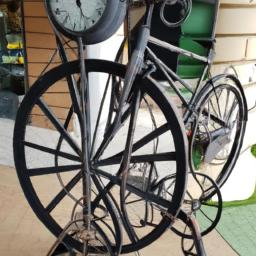
#> input picture test_data/ai_platform_testset/ai_generated/dalle2_007.jpg, 256 x 256 px
$ python -i npr_detector.py   (imports and definitions only)
#> lines starting #> are read from the running program, lines starting #| are printed output that depends on the picture
"""
NPR (Noise Pattern Recognition) — AI生成图像零模型检测器

原理：
  AI 生成图像（GAN/Diffusion）的上采样/解码过程会在噪声残差
  的频谱上留下周期性网格状峰值；真实照片的噪声分布随机均匀，
  频谱平坦。通过 FFT 频域分析即可区分，无需任何 ML 模型。

依赖：numpy + opencv-python（项目已有）
"""

import cv2
import numpy as np


def npr_analyze(image_path: str) -> dict:
    """
    对单张图片执行 NPR 噪声模式分析，返回综合评分和特征明细。

    Args:
        image_path: 本地图片路径

    Returns:
        {
            "score": float,        # 0~1，越高越可能是 AI 生成
            "verdict": str,        # "ai_likely" | "real_likely" | "uncertain"
            "features": dict       # 各子特征得分明细
        }
    """
    # 使用 np.fromfile + imdecode 绕过 Windows 中文路径编码问题
    img_data = np.fromfile(image_path, dtype=np.uint8)
    img = cv2.imdecode(img_data, cv2.IMREAD_COLOR)
#> img is the input picture: shape (256, 256, 3); mean B, G, R 111.1, 119.7, 123.3
    if img is None:
        return {"score": 0.0, "verdict": "error", "features": {}}

    gray = cv2.cvtColor(img, cv2.COLOR_BGR2GRAY).astype(np.float32)
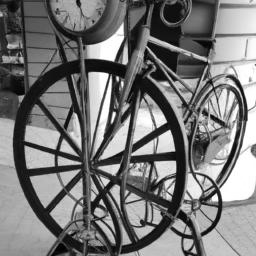
#> gray: shape (256, 256) float32; min 0, max 255, mean 119.8
    h, w = gray.shape
#> h = 256; w = 256

    # ── 1. 高通滤波提取噪声残差 ──
    #    高斯模糊 = 低通 → 原图 - 低通 = 高频噪声
    kernel_size = max(3, min(h, w) // 60 | 1)  # 自适应核，确保奇数
#> kernel_size = 5
    blurred = cv2.GaussianBlur(gray, (kernel_size, kernel_size), 0)
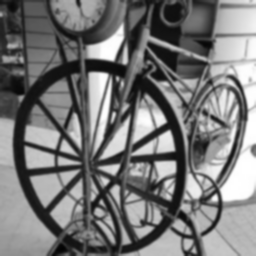
#> blurred: shape (256, 256) float32; min 2.99, max 255, mean 119.8
    noise_residual = gray - blurred
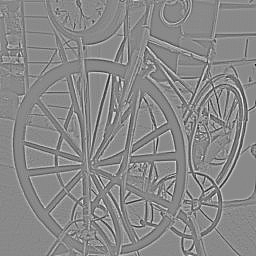
#> noise_residual: shape (256, 256) float32; min -103.6, max 88.67, mean 0; drawn with min black and max white

    # ── 2. FFT 频域变换 ──
    fft = np.fft.fft2(noise_residual)
    fft_shifted = np.fft.fftshift(fft)
    magnitude = np.abs(fft_shifted)
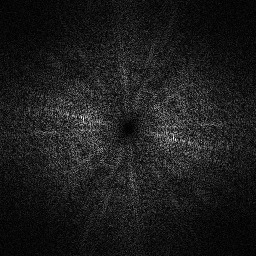
#> magnitude: shape (256, 256) float64; min 12.26, max 29447.8, mean 3293.6; drawn with min black and max white

    # ── 3. 特征提取 ──
    features = _extract_features(magnitude, h, w)
    score = _compute_score(features)

    # ── 4. 判定 ──
    if score >= 0.60:
        verdict = "ai_likely"
    else:
        verdict = "real_likely"

    return {
        "score": round(float(score), 4),
        "verdict": verdict,
        "features": {k: round(float(v), 6) for k, v in features.items()},
    }


# ─────────────────── 特征工程 ───────────────────

def _extract_features(magnitude: np.ndarray, h: int, w: int) -> dict:
    """
    从频域幅值谱提取 4 个鉴别特征：
      peak_ratio       — 异常峰值密度  (AI ↑)
      spectral_flatness— 频谱平坦度    (AI ↓)
      high_freq_ratio  — 高频能量占比  (AI ↑)
      radial_variance  — 径向能量方差  (AI ↑)
    """
#> called with h = 256, w = 256
    total = h * w
#> total = 65536
    center_y, center_x = h // 2, w // 2
#> center_y = 128; center_x = 128

    # --- 3a. 峰值密度 ---
    #    真是随机噪声 → 幅值没有极端离群点
    #    AI生成 → 上采样引入周期性峰值
    nonzero = magnitude[magnitude > 0]
    median_mag = float(np.median(nonzero)) if len(nonzero) > 0 else 1.0
#> median_mag = 2475.1
    peak_threshold = median_mag * 8.0
#> peak_threshold = 19800.5
    peak_ratio = float(np.sum(magnitude > peak_threshold)) / total
#> peak_ratio = 0.000488

    # --- 3b. 频谱平坦度 ---
    #    值域 [0, 1]，越接近 1 越平坦（真图）
    if len(nonzero) > 0:
        geo_mean = np.exp(np.mean(np.log(nonzero + 1e-10)))
#> geo_mean = 2331.8
        arith_mean = float(np.mean(magnitude))
#> arith_mean = 3293.6
        flatness = geo_mean / arith_mean if arith_mean > 1e-10 else 0.0
#> flatness = 0.708
    else:
        flatness = 0.0

    # --- 3c. 高频能量占比 ---
    y, x = np.ogrid[:h, :w]
#> y = 256 values from 0 to 255
    dist = np.sqrt((y - center_y) ** 2 + (x - center_x) ** 2)
    radius_high = min(h, w) // 4
#> radius_high = 64
    high_mask = dist > radius_high
    total_energy = float(np.sum(magnitude)) + 1e-10
#> total_energy = 215851266.5
    high_freq_ratio = float(np.sum(magnitude[high_mask])) / total_energy
#> high_freq_ratio = 0.655

    # --- 3d. 径向能量方差 ---
    #     真图频谱能量随半径平滑递减；
    #     AI图在某个半径环上能量会异常集中或衰减不自然
    max_radius = min(h, w) // 2
#> max_radius = 128
    num_bins = 50
    radial = np.zeros(num_bins)
    for i in range(num_bins):
        r0 = max_radius * i / num_bins
        r1 = max_radius * (i + 1) / num_bins
        mask = (dist >= r0) & (dist < r1)
        radial[i] = float(np.sum(magnitude[mask]))
#> after the loop, radial = 50 values, max 5948828.3 at index 30, min 9017.2 at index 0, mean 3966358.5
    radial /= (np.sum(radial) + 1e-10)
#> radial = 50 values, max 0.03 at index 30, min 4.55e-05 at index 0, mean 0.02
    radial_variance = float(np.var(radial))
#> radial_variance = 7.75e-05
#> in npr_analyze, `features = _extract_features(magnitude, h, w)`: features = {'peak_ratio': 0.000488, 'spectral_flatness': 0.708, 'high_freq_ratio': 0.655, 'radial_variance': 7.75e-05}

    return {
        "peak_ratio": peak_ratio,
        "spectral_flatness": flatness,
        "high_freq_ratio": high_freq_ratio,
        "radial_variance": radial_variance,
    }


def _compute_score(f: dict) -> float:
    """将 4 个特征归一化 → 加权 → 输出 0~1 综合分

    校准说明（基于真实/AI图片的实际特征分布）：
      - peak_ratio:  真图~0.001-0.004,  AI图~0.01-0.05  →  map 100x
      - flatness:    真图~0.4-0.6,      AI图~0.1-0.3    →  反向*0.8
      - high_freq:   真图~0.3-0.5,      AI图~0.6-0.8    →  map 1.5x
      - radial_var:  真图~0.003-0.008,  AI图~0.02-0.05   →  map 50x
    """
    peak_score = np.clip(f["peak_ratio"] * 100.0, 0.0, 1.0)
#> peak_score = 0.0488
    flat_score = np.clip((1.0 - f["spectral_flatness"]) * 0.8, 0.0, 1.0)
#> flat_score = 0.234
    hf_score = np.clip(f["high_freq_ratio"] * 1.5, 0.0, 1.0)
#> hf_score = 0.983
    var_score = np.clip(f["radial_variance"] * 50.0, 0.0, 1.0)
#> var_score = 0.00387

    return float(np.clip(
        peak_score * 0.30 + flat_score * 0.25 + hf_score * 0.20 + var_score * 0.25,
        0.0, 1.0,
    ))

>>> result = npr_analyze('test_data/ai_platform_testset/ai_generated/dalle2_007.jpg')
#> in npr_analyze, `score = _compute_score(features)`: score = 0.271
#> result = 3 items

$ run again, on test_data/ai_platform_testset/ai_generated/dalle2_041.jpg
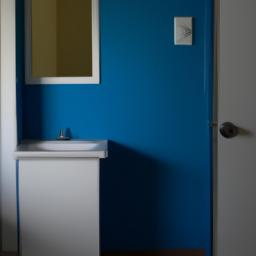
#> input picture test_data/ai_platform_testset/ai_generated/dalle2_041.jpg, 256 x 256 px
#> in npr_analyze, img is the input picture: shape (256, 256, 3); mean B, G, R 95.5, 80.5, 54.6
#> in npr_analyze, `noise_residual = gray - blurred`:
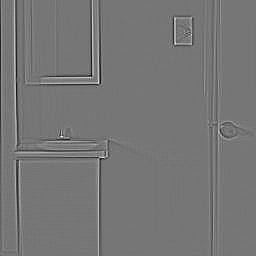
#> noise_residual: shape (256, 256) float32; min -44.69, max 51.34, mean 0; drawn with min black and max white
#> in npr_analyze, `magnitude = np.abs(fft_shifted)`:
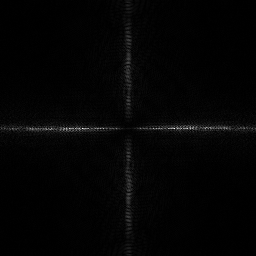
#> magnitude: shape (256, 256) float64; min 1.06, max 29530.2, mean 510.7; drawn with min black and max white
#> median_mag = 247.9
#> peak_threshold = 1983.1
#> peak_ratio = 0.0406
#> geo_mean = 261.5
#> arith_mean = 510.7
#> flatness = 0.512
#> total_energy = 33468007.6
#> high_freq_ratio = 0.62
#> after the loop in _extract_features, `for i in range(num_bins):`: radial = 50 values, max 967523 at index 25, min 20510.2 at index 0, mean 630818.7
#> in _extract_features, `radial /= (np.sum(radial) + 1e-10)`: radial = 50 values, max 0.0307 at index 25, min 0.00065 at index 0, mean 0.02
#> radial_variance = 5.79e-05
#> features = {'peak_ratio': 0.0406, 'spectral_flatness': 0.512, 'high_freq_ratio': 0.62, 'radial_variance': 5.79e-05}
#> peak_score = 1
#> flat_score = 0.39
#> hf_score = 0.93
#> var_score = 0.00289
#> score = 0.584
#> result = 3 items

$ run again, on test_data/ai_platform_testset/ai_generated/dalle2_075.jpg
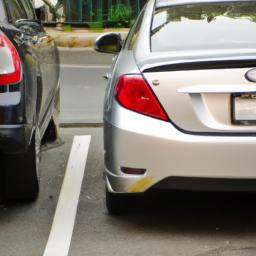
#> input picture test_data/ai_platform_testset/ai_generated/dalle2_075.jpg, 256 x 256 px
#> in npr_analyze, img is the input picture: shape (256, 256, 3); mean B, G, R 115, 123.5, 131
#> in npr_analyze, `noise_residual = gray - blurred`:
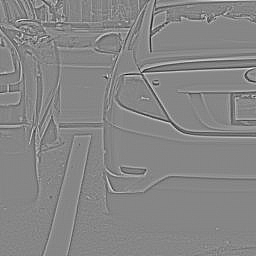
#> noise_residual: shape (256, 256) float32; min -86.09, max 77.44, mean 0; drawn with min black and max white
#> in npr_analyze, `magnitude = np.abs(fft_shifted)`:
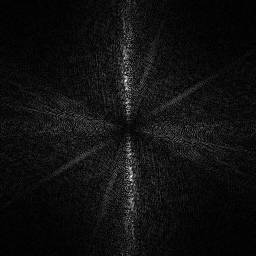
#> magnitude: shape (256, 256) float64; min 3.44, max 25771.7, mean 1674; drawn with min black and max white
#> median_mag = 1161.6
#> peak_threshold = 9292.6
#> peak_ratio = 0.0062
#> geo_mean = 1109.4
#> arith_mean = 1674
#> flatness = 0.663
#> total_energy = 109710524.3
#> high_freq_ratio = 0.637
#> after the loop in _extract_features, `for i in range(num_bins):`: radial = 50 values, max 3084382.7 at index 25, min 27730.6 at index 0, mean 2034488.5
#> in _extract_features, `radial /= (np.sum(radial) + 1e-10)`: radial = 50 values, max 0.0303 at index 25, min 0.000273 at index 0, mean 0.02
#> radial_variance = 7.1e-05
#> features = {'peak_ratio': 0.0062, 'spectral_flatness': 0.663, 'high_freq_ratio': 0.637, 'radial_variance': 7.1e-05}
#> peak_score = 0.62
#> flat_score = 0.27
#> hf_score = 0.955
#> var_score = 0.00355
#> score = 0.445
#> result = 3 items

$ run again, on test_data/ai_platform_testset/ai_generated/dalle2_109.jpg
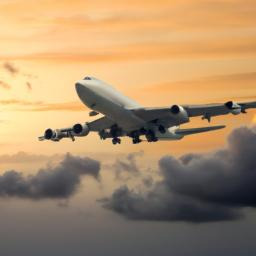
#> input picture test_data/ai_platform_testset/ai_generated/dalle2_109.jpg, 256 x 256 px
#> in npr_analyze, img is the input picture: shape (256, 256, 3); mean B, G, R 107.4, 141.6, 169.9
#> in npr_analyze, `noise_residual = gray - blurred`:
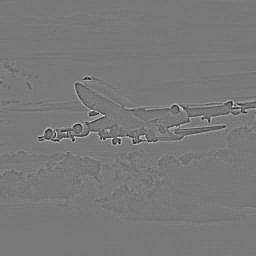
#> noise_residual: shape (256, 256) float32; min -70.4, max 77.93, mean 0; drawn with min black and max white
#> in npr_analyze, `magnitude = np.abs(fft_shifted)`:
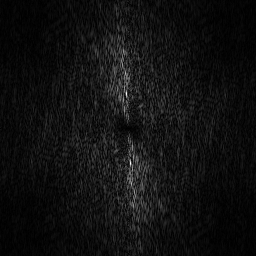
#> magnitude: shape (256, 256) float64; min 5.48, max 13006.4, mean 849.8; drawn with min black and max white
#> median_mag = 623.5
#> peak_threshold = 4987.6
#> peak_ratio = 0.00284
#> geo_mean = 588
#> arith_mean = 849.8
#> flatness = 0.692
#> total_energy = 55689844.9
#> high_freq_ratio = 0.645
#> after the loop in _extract_features, `for i in range(num_bins):`: radial = 50 values, max 1564144.8 at index 30, min 4869.3 at index 0, mean 1024074.3
#> in _extract_features, `radial /= (np.sum(radial) + 1e-10)`: radial = 50 values, max 0.0305 at index 30, min 9.51e-05 at index 0, mean 0.02
#> radial_variance = 6.7e-05
#> features = {'peak_ratio': 0.00284, 'spectral_flatness': 0.692, 'high_freq_ratio': 0.645, 'radial_variance': 6.7e-05}
#> peak_score = 0.284
#> flat_score = 0.246
#> hf_score = 0.968
#> var_score = 0.00335
#> score = 0.341
#> result = 3 items
